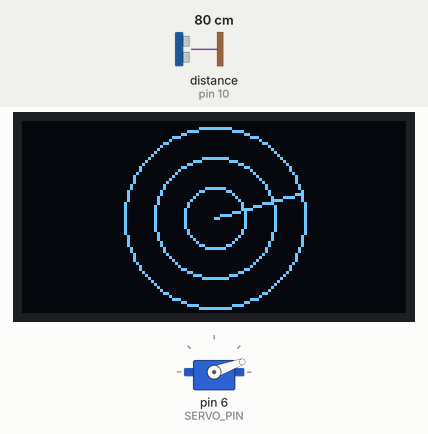
Simulated run of this sketch. Board: Arduino Uno, built with avr-gcc and run on an emulated ATmega328P. Parts: servo, 128×64 one-colour display. Wiring (inferred from the names in the program): ultrasonic range finder: trigger pin 9; echo pin 10. Inputs (shaded band) come from the test bench; at power-on: distance to the obstacle (sensor on pin 10) 80 cm. The echo pulse lasts 58.3 µs per cm; what the sketch prints to the serial monitor is not drawn.

Above: at 3.2 s.
3.3 s: distance to the obstacle (sensor on pin 10) set to 33 cm
6.1 s: distance to the obstacle (sensor on pin 10) set to 27 cm
At 6.45 s:
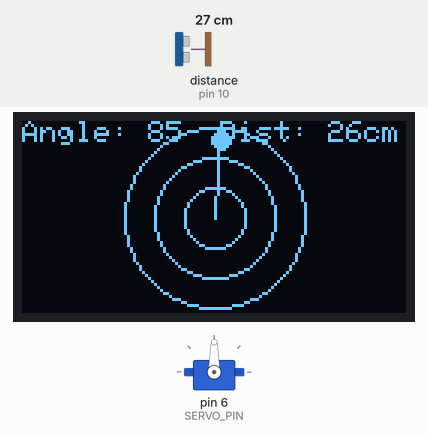
8.5 s: distance to the obstacle (sensor on pin 10) set to 250 cm
At 8.86 s:
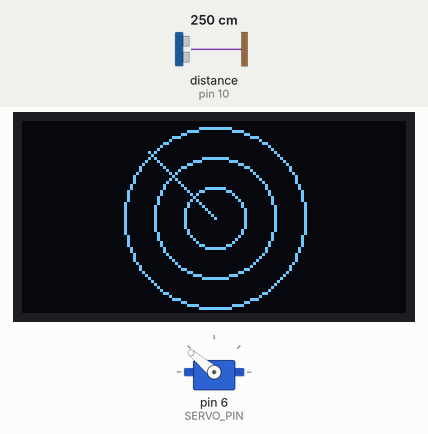
10.9 s: distance to the obstacle (sensor on pin 10) set to 2 cm
At 11.09 s:
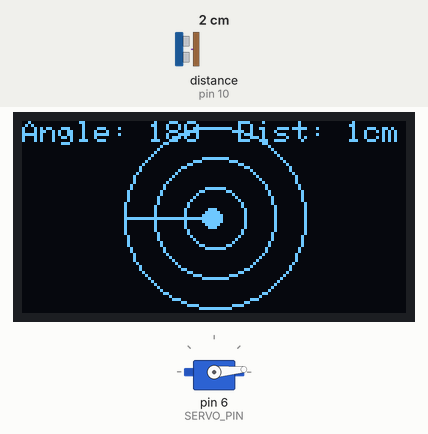
13.1 s: distance to the obstacle (sensor on pin 10) set to 35 cm
At 13.46 s:
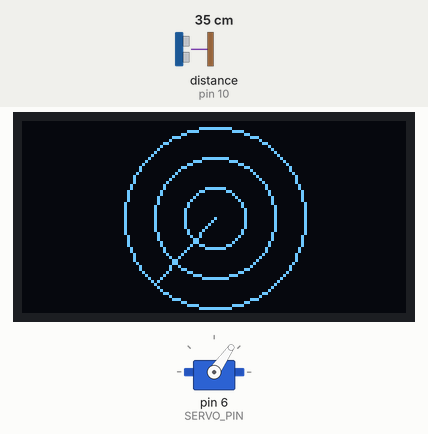
Timing chart, 0 to 19.6 s (numbered marks = the images above; inputs shaded):
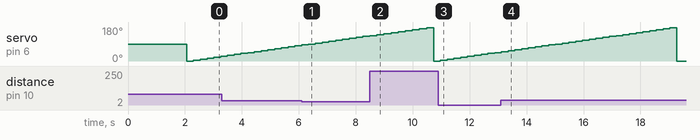

The sketch:

radar_system_using_ultrasonic_uenso.ino
```cpp
#include <Wire.h>
#include <Adafruit_GFX.h>
#include <Adafruit_SSD1306.h>
#include <Servo.h>

#define SCREEN_WIDTH 128
#define SCREEN_HEIGHT 64
#define OLED_RESET    -1
#define TRIG_PIN      9
#define ECHO_PIN      10
#define SERVO_PIN     6

Adafruit_SSD1306 display(SCREEN_WIDTH, SCREEN_HEIGHT, &Wire, OLED_RESET);
Servo myServo;

void setup() {
    Serial.begin(9600);
    pinMode(TRIG_PIN, OUTPUT);
    pinMode(ECHO_PIN, INPUT);
    myServo.attach(SERVO_PIN);

    if (!display.begin(SSD1306_SWITCHCAPVCC, 0x3C)) {
        Serial.println("SSD1306 allocation failed");
        for (;;);
    }

    display.clearDisplay();
    display.setTextSize(1);
    display.setTextColor(SSD1306_WHITE);
    display.setCursor(20, 10);
    display.println("Radar System Ready");
    display.display();
    delay(2000);
}

long getDistance() {
    digitalWrite(TRIG_PIN, LOW);
    delayMicroseconds(2);
    digitalWrite(TRIG_PIN, HIGH);
    delayMicroseconds(10);
    digitalWrite(TRIG_PIN, LOW);

    long duration = pulseIn(ECHO_PIN, HIGH);
    if (duration == 0) return -1; // Error handling for timeout

    return duration * 0.034 / 2;  // Convert to cm
}

void loop() {
    for (int angle = 0; angle <= 360; angle += 5) {
        scanAndDisplay(angle);
    }
}

void scanAndDisplay(int angle) {
    myServo.write(angle % 180); // Convert 360° to two full 180° sweeps
    delay(200);
    long distance = getDistance();

    display.clearDisplay();

    // Draw full-circle radar base
    display.drawCircle(64, 32, 30, SSD1306_WHITE); // Outer circle
    display.drawCircle(64, 32, 20, SSD1306_WHITE); // Middle circle
    display.drawCircle(64, 32, 10, SSD1306_WHITE); // Inner circle
    display.drawLine(64, 32, 64 + cos(radians(angle)) * 30, 32 - sin(radians(angle)) * 30, SSD1306_WHITE); // Radar scanning line

    // Display detected object only if it's in range
    if (distance > 0 && distance < 30) {
        int x = 64 + cos(radians(angle)) * distance;
        int y = 32 - sin(radians(angle)) * distance;
        display.fillCircle(x, y, 3, SSD1306_WHITE); // Object dot

        // Show angle and distance only when an object is detected
        display.setTextSize(1);
        display.setCursor(0, 0);
        display.print("Angle: ");
        display.print(angle);
        display.print("  Dist: ");
        display.print(distance);
        display.print("cm");
    }

    display.display();

    Serial.print("Angle: ");
    Serial.print(angle);
    Serial.print(" | Distance: ");
    Serial.print(distance);
    Serial.println(" cm");
}
```

Measured:
- the behaviour switches between 31 and 30 cm on distance to the obstacle (sensor on pin 10) (found by bisection; images 0 and 1)
- after the input at 6.1 s, the display: changes after 0.24 s (image 1)
- after the input at 8.5 s, the display: changes after 0.24 s (image 2)
- after the input at 10.9 s, the display: changes after 0.07 s (image 3)
- after the input at 13.1 s, the display: first differs from a run without the input after 0.25 s (image 4)
- by itself, servo on pin 6 (SERVO_PIN): rises from 45° to 175° in 5.9 s, then falls to 0° in 0.24 s
